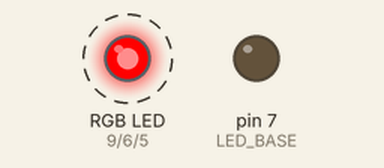
This sketch was run on a simulated Arduino Uno, built with avr-gcc and run on an emulated ATmega328P. Parts: an RGB LED mixed from three pins (HIGH = lit), output pins drawn as LEDs (lit = HIGH). Dashed ring = blinking.

Above: at 0.3 s.
Timing chart, 0 to 3.0 s (numbered marks = the images above):
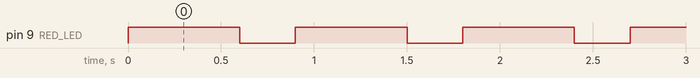

The sketch:

BlockY_SeaGlide_LEDTest.ino
```cpp
//Katherine Saeed
//08 March 2022

//pins
static byte RED_LED = 9;
static byte GREEN_LED = 6;
static byte BLUE_LED = 5;
static byte LED_BASE = 7;

void setup() {
  //Serial.begin(9600); //serial monitor
  //Serial.begin(115200); //OpenLog
  pinMode(RED_LED, OUTPUT);
  pinMode(GREEN_LED, OUTPUT);
  pinMode(BLUE_LED, OUTPUT);
  pinMode(LED_BASE, OUTPUT);
  ledRGB_Write(0,0,0);
}

void ledRGB_Write(byte R, byte G, byte B) {
  analogWrite(RED_LED, 255 - R);
  analogWrite(RED_LED, 255 - G);
  analogWrite(RED_LED, 255 - B);
}

void LEDFlash() {
  ledRGB_Write(255, 0, 0);
  delay(300);
  ledRGB_Write(0, 255, 0);
  delay(300);
  ledRGB_Write(0, 0, 255);
  delay(300);
}

void loop() {
  LEDFlash();
}
```

Measured:
- by itself, pin 9 (RED_LED): alternates HIGH for 0.60 s and LOW for 0.30 s
